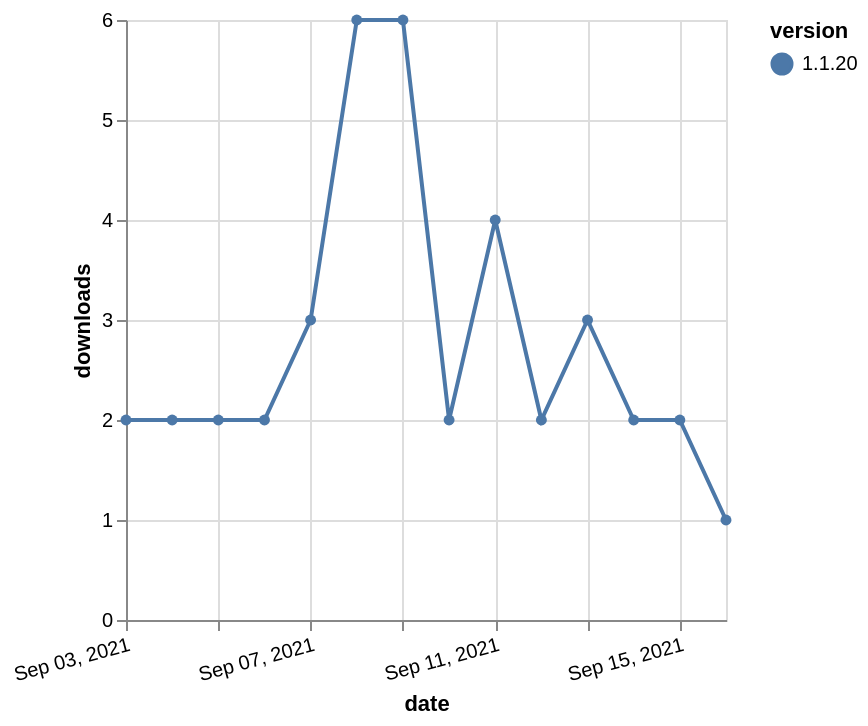

Write the Vega-Lite specification saved for this chart.
### Vega-Lite specification from a JSON file in a GitHub repository (floating-point values rounded to 4 significant figures)
{"$schema": "https://vega.github.io/schema/vega-lite/v5.json", "description": "A simple bar chart with embedded data.", "data": {"values": [{"date": "2021-09-03", "total": 6407, "delta": 2, "version": "1.1.20"}, {"date": "2021-09-04", "total": 6409, "delta": 2, "version": "1.1.20"}, {"date": "2021-09-05", "total": 6411, "delta": 2, "version": "1.1.20"}, {"date": "2021-09-06", "total": 6413, "delta": 2, "version": "1.1.20"}, {"date": "2021-09-07", "total": 6416, "delta": 3, "version": "1.1.20"}, {"date": "2021-09-08", "total": 6422, "delta": 6, "version": "1.1.20"}, {"date": "2021-09-09", "total": 6428, "delta": 6, "version": "1.1.20"}, {"date": "2021-09-10", "total": 6430, "delta": 2, "version": "1.1.20"}, {"date": "2021-09-11", "total": 6434, "delta": 4, "version": "1.1.20"}, {"date": "2021-09-12", "total": 6436, "delta": 2, "version": "1.1.20"}, {"date": "2021-09-13", "total": 6439, "delta": 3, "version": "1.1.20"}, {"date": "2021-09-14", "total": 6441, "delta": 2, "version": "1.1.20"}, {"date": "2021-09-15", "total": 6443, "delta": 2, "version": "1.1.20"}, {"date": "2021-09-16", "total": 6444, "delta": 1, "version": "1.1.20"}]}, "width": "container", "mark": {"type": "line", "point": {"filled": true}}, "encoding": {"x": {"field": "date", "type": "temporal", "timeUnit": "yearmonthdate", "title": "date", "axis": {"labelAngle": -15}}, "y": {"field": "delta", "type": "quantitative", "title": "downloads"}, "color": {"field": "version", "type": "nominal"}, "tooltip": {"field": "delta"}}}
